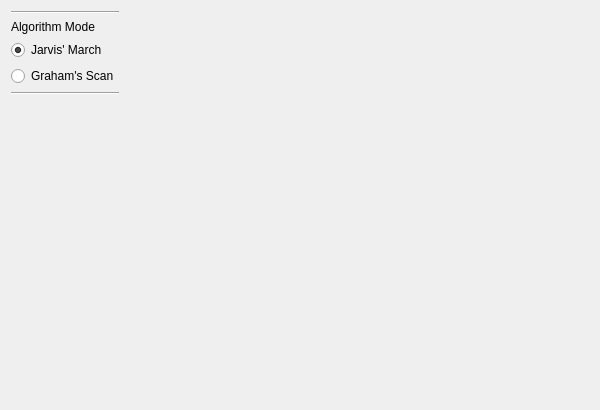
<?xml version="1.0" encoding="UTF-8"?>
<ui version="4.0">
 <class>MainWindowClass</class>
 <widget class="QMainWindow" name="MainWindowClass">
  <property name="geometry">
   <rect>
    <x>0</x>
    <y>0</y>
    <width>600</width>
    <height>410</height>
   </rect>
  </property>
  <property name="windowTitle">
   <string>Convex Hull in 2d</string>
  </property>
  <property name="locale">
   <locale language="German" country="Germany"/>
  </property>
  <widget class="QWidget" name="centralWidget">
   <layout class="QHBoxLayout" name="horizontalLayout_2">
    <item>
     <layout class="QVBoxLayout" name="verticalLayout">
      <item>
       <widget class="Line" name="line_2">
        <property name="lineWidth">
         <number>1</number>
        </property>
        <property name="orientation">
         <enum>Qt::Horizontal</enum>
        </property>
       </widget>
      </item>
      <item>
       <widget class="QLabel" name="label">
        <property name="text">
         <string>Algorithm Mode</string>
        </property>
       </widget>
      </item>
      <item>
       <widget class="QRadioButton" name="radioButton_1">
        <property name="toolTip">
         <string>&lt;html&gt;&lt;head/&gt;&lt;body&gt;&lt;p&gt;&lt;span style=&quot; font-weight:600;&quot;&gt;R.A. Jarvis (1973):&lt;/span&gt; On the identification of the convex hull of a finite set of points in the plane. Information Processing Letters 2: 18–21. &lt;/p&gt;&lt;/body&gt;&lt;/html&gt;</string>
        </property>
        <property name="text">
         <string>Jarvis' March</string>
        </property>
        <property name="checked">
         <bool>true</bool>
        </property>
       </widget>
      </item>
      <item>
       <widget class="QRadioButton" name="radioButton_2">
        <property name="toolTip">
         <string>&lt;html&gt;&lt;head/&gt;&lt;body&gt;&lt;p&gt;&lt;span style=&quot; font-weight:600;&quot;&gt;R. Graham (1972):&lt;/span&gt; An Efficient Algorithm for Determining the Convex Hull of a Finite Planar Set, Info. Proc. Letters 1, 132-133.&lt;/p&gt;&lt;/body&gt;&lt;/html&gt;</string>
        </property>
        <property name="text">
         <string>Graham's Scan</string>
        </property>
       </widget>
      </item>
      <item>
       <widget class="Line" name="line_3">
        <property name="lineWidth">
         <number>1</number>
        </property>
        <property name="orientation">
         <enum>Qt::Horizontal</enum>
        </property>
       </widget>
      </item>
      <item>
       <spacer name="verticalSpacer">
        <property name="orientation">
         <enum>Qt::Vertical</enum>
        </property>
        <property name="sizeHint" stdset="0">
         <size>
          <width>20</width>
          <height>40</height>
         </size>
        </property>
       </spacer>
      </item>
     </layout>
    </item>
    <item>
     <widget class="GLWidget" name="glwidget" native="true">
      <property name="sizePolicy">
       <sizepolicy hsizetype="Expanding" vsizetype="Preferred">
        <horstretch>0</horstretch>
        <verstretch>0</verstretch>
       </sizepolicy>
      </property>
      <layout class="QHBoxLayout" name="horizontalLayout"/>
     </widget>
    </item>
   </layout>
  </widget>
 </widget>
 <layoutdefault spacing="6" margin="11"/>
 <customwidgets>
  <customwidget>
   <class>GLWidget</class>
   <extends>QWidget</extends>
   <header>glwidget.h</header>
   <container>1</container>
  </customwidget>
 </customwidgets>
 <resources/>
 <connections/>
</ui>
